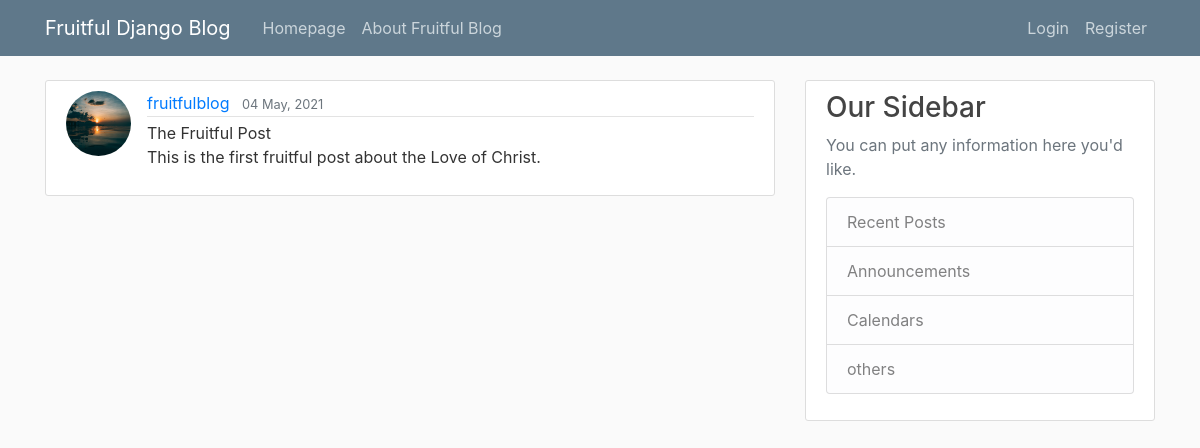
/post/1/, run on an earlier commit of the app's database.
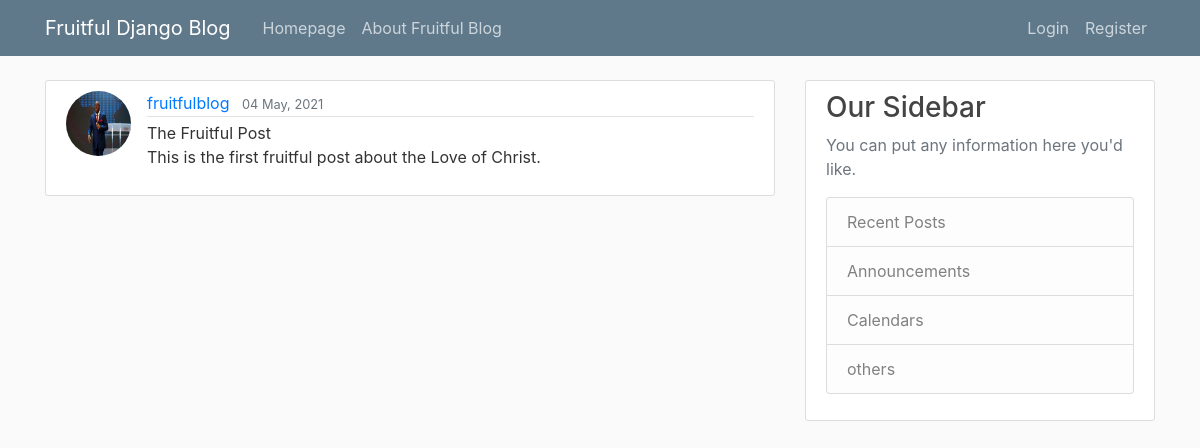
And on a later commit of the database.
### fruitfulblog/models.py (models this page shows, shortened)
class Post(models.Model):
    title = models.CharField(max_length=150)
    content = models.TextField()
    date_posted = models.DateTimeField(default=timezone.now)
    author = models.ForeignKey(User, on_delete=models.CASCADE)

### endusers/models.py (models this page shows, shortened)
class Profile(models.Model):
    enduser = models.OneToOneField(User, on_delete=models.CASCADE)
    image = models.ImageField(default='default.jpg', upload_to='profile_pics')

### fruitfulblog/views.py (the view)
# urls.py: path('post/<int:pk>/', PostDetailView.as_view(), name='post_detail'),
class PostDetailView(DetailView): #class-based view
    model = Post

### fruitfulblog/templates/fruitfulblog/post_detail.html (shortened to what this page needs)
{% extends 'fruitfulblog/base.html' %}
{% block content %}
    <article class="media content-section">
      <img class ="rounded-circle article-img" src="{{ object.author.profile.image.url }}">
        <div class="media-body">
          <div class="article-metadata">
            <a class="mr-2" href="#">{{ object.author }}</a>
            <small class="text-muted">{{ object.date_posted|date:"d F, Y"}}</small>
          </div>
          </h2 class="article-title">{{ object.title }}</h2>
          <p class="article-content">{{ object.content }}</p>
        </div>
    </article>
{% endblock content %}

What changed in the data, as far as the page shows it:
changed through a linked row, Post "The Fruitful Post": author.profile.image: picture added in place of a placeholder
